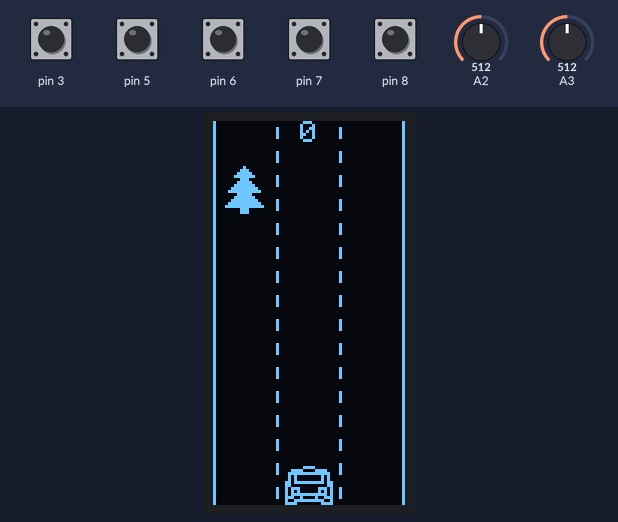
The sketch below on a simulated Arduino Uno, built with avr-gcc and run on an emulated ATmega328P. Parts: 64×128 one-colour display. The test bench sets the inputs (shaded band); at power-on: pin 3, pin 5–8 HIGH, A2 = 512, A3 = 512. Random numbers use the default seed unless the sketch sets one.

Above: at 3.2 s.
3.3 s: A2 set to 691
4.8 s: A2 set to 709
At 6.6 s:
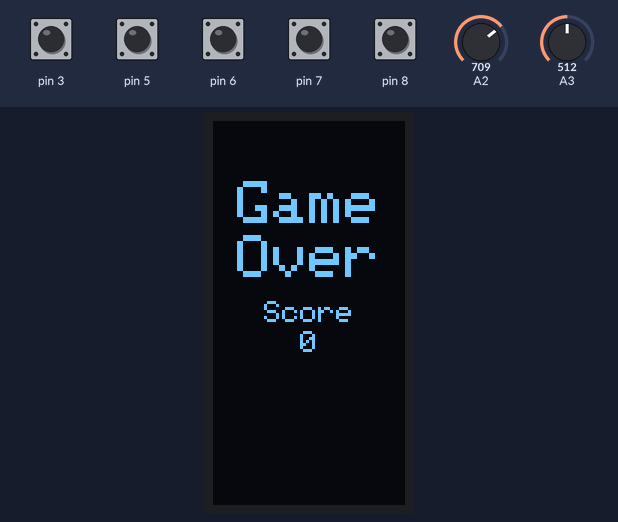
7.8 s: A2 set to 511
At 8.14 s:
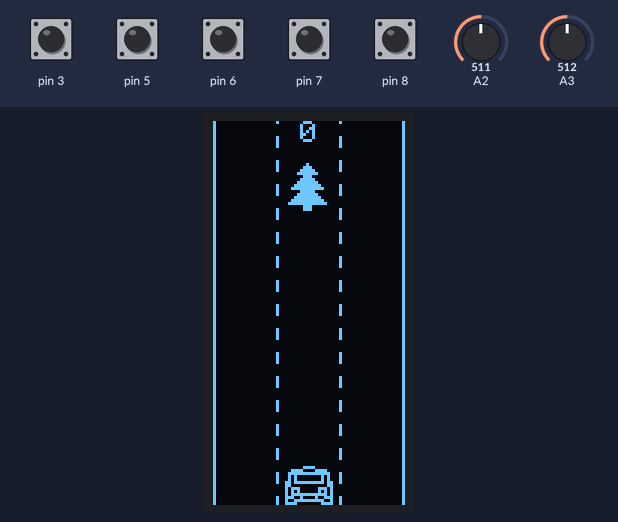
Timing chart, 0 to 10.8 s (numbered marks = the images above; inputs shaded):
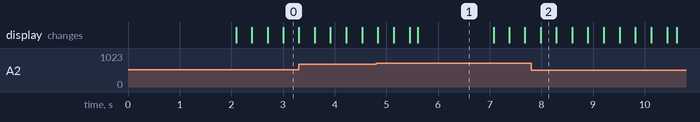

The sketch:

race1.ino
```cpp
#include <Adafruit_SH1106.h>

Adafruit_SH1106 display(4);

#include "config.h"
#include "display.h"
#include "buttons.h"

Object car(0, 0, 16, 13);

Object tree[3] = {{0, 0, 13, 16}, {0, 0, 13, 16}, {0, 0, 13, 16}};

uint8_t score;
uint8_t timer;

void Draw()
{
    switch (game_state)
    {
    case STATE_PLAY:
        static uint8_t line_timer = 0;

        display.drawLine(0, 0, 0, display.height(), 1);
        display.drawLine(display.width() - 1, 0, display.width() - 1, display.height() - 1, 1);

        for (int16_t i = line_timer - 4; i < display.height(); i += 8)
        {
            display.drawLine(display.width() / 3, i, display.width() / 3, i + 3, 1);
            display.drawLine(display.width() * 2 / 3, i, display.width() * 2 / 3, i + 3, 1);
        }

        line_timer += score / 10 + 1;
        if (line_timer >= 8)
            line_timer = 0;

        display.drawBitmap(car.x, car.y, car_pic, car.w, car.h, 1);

        for (uint8_t i = 0; i < 3; i++)
            display.drawBitmap(tree[i].x, tree[i].y, tree_pic, tree[i].w, tree[i].h, 1);

        PrintCenter(score, 0, 1);
        break;
    case STATE_GAMEOVER:
        PrintCenter(F("Game"), 20, 2);
        PrintCenter(F("Over"), 38, 2);
        PrintCenter(F("Score"), 60, 1);
        PrintCenter(score, 70, 1);
        break;
    }
}

void GameStep()
{
    switch (game_state)
    {
    case STATE_GAMEOVER:
        if (timer++ > 50)
        {
            StartNewGame();
            timer = 0;
        }
        break;
    case STATE_PLAY:
        car.x = map(analogRead(Y_AXIS), 0, 700, 2, 0) * 21 + 3;

        if (car.x < 0)
            car.x = 0;
        if (car.x > display.width() - car.w)
            car.x = display.width() - car.w;

        for (uint8_t i = 0; i < 3; i++)
        {
            tree[i].y += score / 10 + 1;

            if (tree[i].y >= display.height())
            {
                score++;
                TreeReset(i);
            }
            if (car.x < tree[i].x + tree[i].w && car.x + car.w > tree[i].x &&
                car.y < tree[i].y + tree[i].h && car.y + car.h > tree[i].y + tree[i].h - 1)
                game_state = STATE_GAMEOVER;
        }
    }
}

void StartNewGame()
{
    randomSeed(millis());
    game_state = STATE_PLAY;

    score = 0;
    car.x = (display.width() - car.w) / 2;
    car.y = display.height() - car.h;

    TreeReset(0);
    tree[1].y = -((display.height() + tree[1].h) / 3) - tree[1].h;
    tree[2].y = -(2 * ((display.height() + tree[2].h) / 3)) - tree[2].h;
}

void TreeReset(int i)
{
    tree[i].x = random(3) * 21 + 4;
    tree[i].y = -tree[i].h;
}
void setup()
{
    DisplaySetup();
    ButtonsSetup();
    DrawLogo(F("Race1"), 2000);
    display.setRotation(3);
    StartNewGame();
}

void loop()
{
    ControlStep(10);
    GameStep();
    Draw();
    display.display();
    display.clearDisplay();
}
```

config.h
```cpp
struct Object
{
    float x, y;
    uint8_t w, h;
    Object(float x, float y, uint8_t w, uint8_t h) : x(x), y(y), w(w), h(h) {}
};

const uint8_t PROGMEM car_pic[] = {
    0x03, 0xc0,
    0x3c, 0x3c,
    0x7f, 0xfe,
    0x50, 0x0a,
    0x50, 0x0a,
    0xdf, 0xfb,
    0xc0, 0x03,
    0xb8, 0x1d,
    0xa8, 0x15,
    0xbf, 0xfd,
    0xe4, 0x27,
    0x9f, 0xf9,
    0xf0, 0x0f};

const uint8_t PROGMEM tree_pic[] = {
    0x02, 0x00,
    0x07, 0x00,
    0x0f, 0x80,
    0x1f, 0xc0,
    0x07, 0x00,
    0x0f, 0x80,
    0x1f, 0xc0,
    0x3f, 0xe0,
    0x7f, 0xf0,
    0x0f, 0x80,
    0x1f, 0xc0,
    0x3f, 0xe0,
    0x7f, 0xf0,
    0xff, 0xf8,
    0x07, 0x00,
    0x07, 0x00};
```

Measured:
- the behaviour switches between 699 and 700 on A2 (found by bisection; images 0 and 1)
- what the display in image 1 shows lasts 1.5 s, from 5.6 s to 7.1 s
